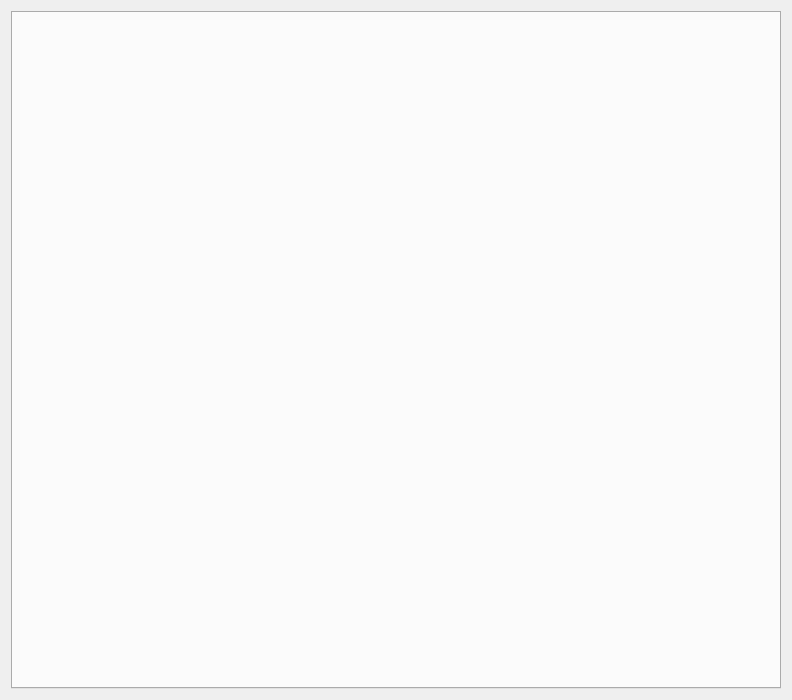
<?xml version="1.0" encoding="UTF-8"?>
<ui version="4.0">
 <class>Season</class>
 <widget class="QWidget" name="Season">
  <property name="geometry">
   <rect>
    <x>0</x>
    <y>0</y>
    <width>792</width>
    <height>700</height>
   </rect>
  </property>
  <property name="windowTitle">
   <string>Season</string>
  </property>
  <layout class="QGridLayout" name="gridLayout">
   <item row="0" column="0">
    <widget class="QTabWidget" name="tabs">
     <property name="currentIndex">
      <number>-1</number>
     </property>
    </widget>
   </item>
  </layout>
 </widget>
 <resources/>
 <connections/>
</ui>
